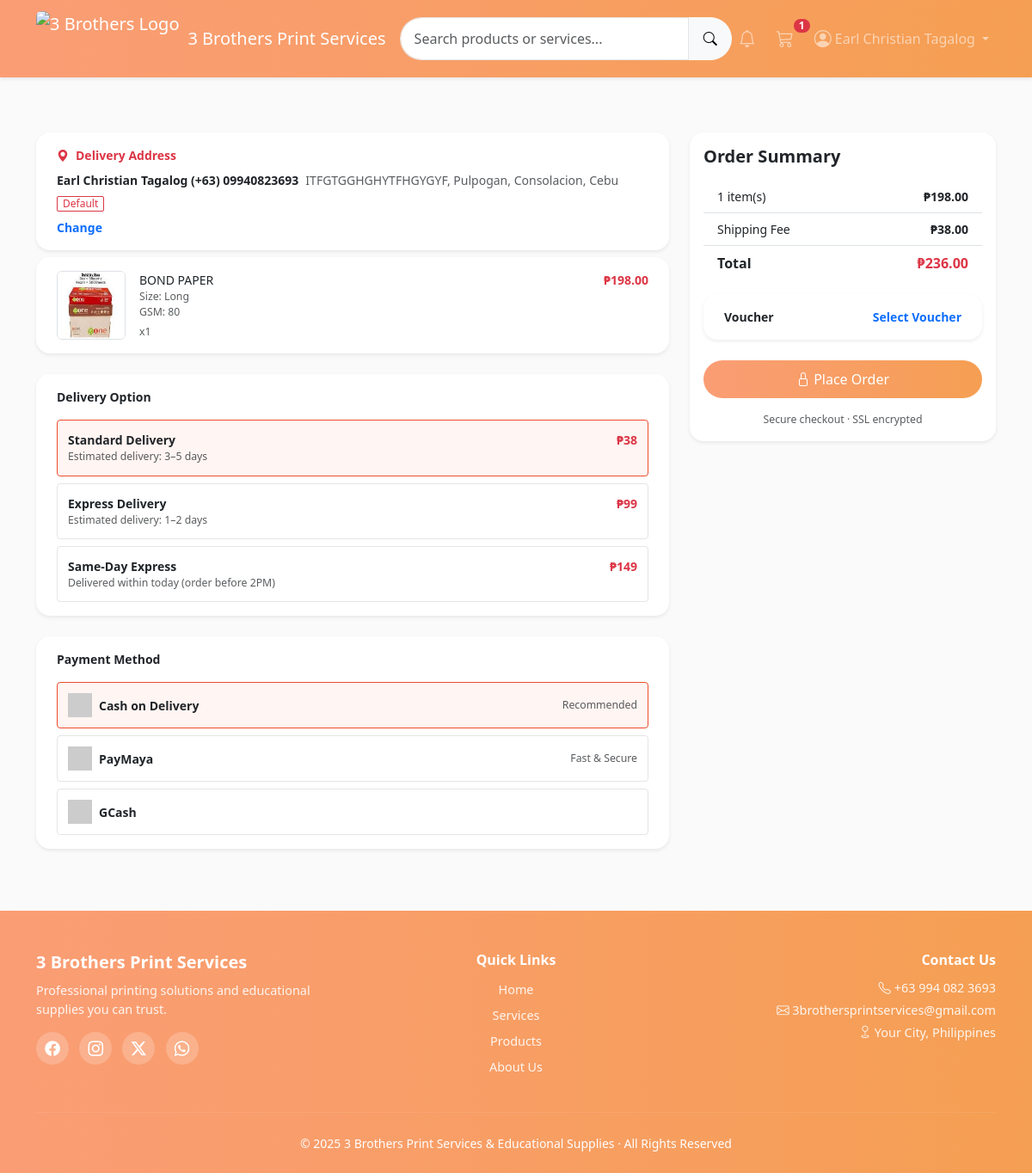
/checkout.php (signed in), run on the app's committed database.
### tables this page shows
CREATE TABLE `user_addresses` (
  `id` int(11) NOT NULL,
  `user_id` int(11) NOT NULL,
  `label` varchar(50) DEFAULT NULL,
  `full_name` varchar(100) DEFAULT NULL,
  `phone` varchar(20) DEFAULT NULL,
  `address` text DEFAULT NULL,
  `zip_code` varchar(20) DEFAULT NULL,
  `is_default` tinyint(1) DEFAULT 0,
  `created_at` timestamp NOT NULL DEFAULT current_timestamp(),
  `region_code` varchar(10) DEFAULT NULL,
  `region_name` varchar(100) DEFAULT NULL,
  `province_code` varchar(10) DEFAULT NULL,
  `province_name` varchar(100) DEFAULT NULL,
  `city_code` varchar(10) DEFAULT NULL,
  `city_name` varchar(100) DEFAULT NULL,
  `barangay_code` varchar(10) DEFAULT NULL,
  `barangay_name` varchar(100) DEFAULT NULL
);

CREATE TABLE `checkout_items` (
  `id` int(11) NOT NULL,
  `checkout_id` int(11) NOT NULL,
  `product_id` int(11) NOT NULL,
  `product_name` varchar(255) DEFAULT NULL,
  `product_image` varchar(255) DEFAULT NULL,
  `variant_type` varchar(100) DEFAULT NULL,
  `price` decimal(10,2) DEFAULT NULL,
  `quantity` int(11) DEFAULT NULL
);

### checkout.php (the view, shortened to what this page needs)
<?php
require "admin/database/db.php";
$user_id = $_SESSION['user_id'] ?? null;
$items = [];
$subtotal = 0;
$stmt = $conn->prepare("
    SELECT ci.*
    FROM checkout c
    JOIN checkout_items ci ON ci.checkout_id = c.id
    WHERE c.user_id = ?
");
$stmt->bind_param("i", $user_id);
$stmt->execute();
$result = $stmt->get_result();
while ($row = $result->fetch_assoc()) {
    $items[] = $row;
    $subtotal += $row['price'] * $row['quantity'];
}
?>
<?php include 'includes/header.php'; ?>
<?php
$defaultAddress = null;
$stmt = $conn->prepare("
    SELECT *
    FROM user_addresses
    WHERE user_id = ? AND is_default = 1
    LIMIT 1
");
$stmt->bind_param("i", $_SESSION['user_id']);
$stmt->execute();
$result = $stmt->get_result();
if ($result->num_rows > 0) {
    $defaultAddress = $result->fetch_assoc();
}
?>
<section class="py-5">
    <div class="container">
        <div class="row g-4">
            <div class="col-lg-8">
                <div class="card border-0 shadow-sm mb-2">
                    <div class="card-body px-4 py-3">
                        <div class="d-flex align-items-center mb-2">
                            <i class="bi bi-geo-alt-fill text-danger me-2"></i>
                            <span class="fw-semibold text-danger">Delivery Address</span>
                        </div>
                        <?php if ($defaultAddress): ?>
                        <div class="d-flex justify-content-between align-items-start flex-wrap gap-2">
                            <div class="d-flex flex-wrap align-items-center gap-2">
                                <span class="fw-semibold">
                                    <?= htmlspecialchars($defaultAddress['full_name']) ?>
                                    (+63) <?= htmlspecialchars($defaultAddress['phone']) ?>
                                </span>
                                <span class="text-muted">
                                    <?= htmlspecialchars($defaultAddress['address']) ?>,
                                    <?= htmlspecialchars($defaultAddress['barangay_name']) ?>,
                                    <?= htmlspecialchars($defaultAddress['city_name']) ?>,
                                    <?= htmlspecialchars($defaultAddress['province_name']) ?>
                                </span>
                                <span class="badge border border-danger text-danger fw-normal">
                                    Default
                                </span>
                            </div>
                            <a href="addresses.php" class="text-primary fw-semibold text-decoration-none">
                                Change
                            </a>
                        </div>
                        <?php endif; ?>
                    </div>
                </div>
                <?php foreach ($items as $item): ?>
                <div class="card border-0 shadow-sm mb-4">
                    <div class="card-body px-4 py-3">
                        <div class="d-flex align-items-start gap-3">
                            <img src="<?= htmlspecialchars($item['product_image']) ?>"
                                alt="<?= htmlspecialchars($item['product_name']) ?>" class="border rounded" width="80"
                                height="80" />
                            <div class="flex-grow-1">
                                <div class="fw-normal text-dark">
                                    <?= htmlspecialchars($item['product_name']) ?>
                                </div>
                                <div class="text-muted small">
                                    <?php
                                        $variants = json_decode($item['variant_type'], true);
                                        if (is_array($variants)) {
                                            foreach ($variants as $type => $data) {
                                                if (is_array($data) && isset($data['value'])) {
                                                    echo "<div>{$type}: {$data['value']}</div>";
                                                } else {
                                                    echo "<div>{$type}: {$data}</div>";
                                                }
                                            }
                                        } else {
                                            echo htmlspecialchars($item['variant_type']);
                                        }
                                    ?>
                                </div>
                                <div class="text-muted small mt-1">
                                    x<?= (int)$item['quantity'] ?>
                                </div>
                            </div>
                            <div class="text-end">
                                <div class="fw-semibold text-danger">
                                    ₱<?= number_format($item['price'] * $item['quantity'], 2) ?>
                                </div>
                            </div>
                        </div>
                    </div>
                </div>
                <?php endforeach; ?>
                <?php
$allowedSameDayCities = ['Cebu City', 'Consolacion', 'Liloan'];
$cityName = $defaultAddress['city_name'] ?? '';
$isSameDayAllowed = in_array($cityName, $allowedSameDayCities);
?>
                <div class="card border-0 shadow-sm mb-4">
                    <div class="card-body px-4 py-3">
                        <div class="fw-semibold mb-3">Delivery Option</div>
                        <label class="delivery-option d-flex justify-content-between align-items-start mb-2">
                            <div>
                                <div class="fw-semibold">Standard Delivery</div>
                                <div class="text-muted small">
                                    Estimated delivery: 3–5 days
                                </div>
                            </div>
                            <div class="fw-semibold text-danger">₱38</div>
                        </label>
                        <label class="delivery-option d-flex justify-content-between align-items-start mb-2">
                            <div>
                                <div class="fw-semibold">Express Delivery</div>
                                <div class="text-muted small">
                                    Estimated delivery: 1–2 days
                                </div>
                            </div>
                            <div class="fw-semibold text-danger">₱99</div>
                        </label>
                        <label class="delivery-option d-flex justify-content-between align-items-start
                   <?= !$isSameDayAllowed ? 'opacity-50' : '' ?>">
                            <div>
                                <div class="fw-semibold">
                                    Same-Day Express
                                </div>
                                <div class="text-muted small">
                                    <?php if ($isSameDayAllowed): ?>
                                    Delivered within today (order before 2PM)
                                    <?php else: ?>
                                    Available only in Cebu City, Consolacion, Liloan
                                    <?php endif; ?>
                                </div>
                            </div>
                            <div class="fw-semibold text-danger">₱149</div>
                        </label>
                    </div>
                </div>
                <div class="card border-0 shadow-sm mb-4">
                    <div class="card-body px-4 py-3">
                        <div class="fw-semibold mb-3">Payment Method</div>
                        <label class="payment-option d-flex justify-content-between align-items-center mb-2">
                            <div class="d-flex align-items-center gap-2">
                                <img src="https://via.placeholder.com/32" alt="COD">
                                <span class="fw-semibold">Cash on Delivery</span>
                            </div>
                            <span class="text-muted small">Recommended</span>
                        </label>
                        <label class="payment-option d-flex justify-content-between align-items-center mb-2">
                            <div class="d-flex align-items-center gap-2">
                                <img src="https://via.placeholder.com/32" alt="PayMaya">
                                <span class="fw-semibold">PayMaya</span>
                            </div>
                            <span class="text-muted small">Fast & Secure</span>
                        </label>
                        <label class="payment-option d-flex justify-content-between align-items-center">
                            <div class="d-flex align-items-center gap-2">
                                <img src="https://via.placeholder.com/32" alt="GCash">
                                <span class="fw-semibold">GCash</span>
                            </div>
                        </label>
                    </div>
                </div>
            </div>
            <div class="col-lg-4">
                <div class="card border-0 shadow-sm sticky-top order-summary-card" style="top: 90px">
                    <div class="card-body">
                        <h5 class="fw-semibold mb-3">Order Summary</h5>
                        <ul class="list-group list-group-flush mb-3">
                            <li class="list-group-item d-flex justify-content-between">
                                <span><?= count($items) ?> item(s)</span>
                                <strong id="subtotal">₱<?= number_format($subtotal, 2) ?></strong>
                            </li>
                            <li class="list-group-item d-flex justify-content-between">
                                <span>Shipping Fee</span>
                                <strong id="shippingFee">₱0.00</strong>
                            </li>
                            <li class="list-group-item d-flex justify-content-between fs-6">
                                <strong>Total</strong>
                                <strong class="text-danger" id="grandTotal">₱0.00</strong>
                            </li>
                        </ul>
                        <div class="card border-0 shadow-sm mb-4">
                            <div class="card-body px-4 py-3 d-flex justify-content-between align-items-center">
                                <span class="fw-semibold">Voucher</span>
                                <a href="#" class="text-primary fw-semibold text-decoration-none" data-bs-toggle="modal"
                                    data-bs-target="#voucherModal">
                                    Select Voucher
                                </a>
                            </div>
                        </div>
                        <form method="POST" action="place_order.php" id="checkoutForm">
                            <button class="btn btn-brand w-100" id="placeOrderBtn">
                                <i class="bi bi-lock"></i> Place Order
                            </button>
                            <small class="d-block text-center text-muted mt-3">
                                Secure checkout · SSL encrypted
                            </small>
                        </form>
                    </div>
                </div>
            </div>
        </div>
    </div>
</section>
<?php include 'includes/footer.php'; ?>

### css/style.css (style rules this page uses)
:root { --brand-gradient: linear-gradient(90deg, rgba(250, 157, 117, 1) 0%, rgba(245, 159, 83, 1) 100%); --brand-dark: #5a2f1d; --wizard-active: #f9a36b; --wizard-muted: #d9d9d9; --wizard-text-muted: #b5b5b5; }
body { font-family: "Segoe UI", Tahoma, Geneva, Verdana, sans-serif; background-color: #fafafa; }
.card, .card-body { position: relative; z-index: 1; }
.card { border: none; border-radius: 16px; }
.btn-brand { background: var(--brand-gradient); color: white; border: none; border-radius: 50px; padding: 10px 28px; }
.card-body { font-size: 14px; }
.badge { font-size: 12px; border-radius: 2px; padding: 2px 6px; }
.delivery-option { border: 1px solid #e5e5e5; border-radius: 4px; padding: 12px; cursor: pointer; font-size: 14px; transition: all 0.15s ease; }
.delivery-option input[type="radio"]:checked+div { color: inherit; }
.delivery-option input[type="radio"]:checked~div:last-child { color: #ee4d2d; }
.delivery-option:has(input[type="radio"]:checked) { border-color: #ee4d2d; background-color: #fff5f2; }
.payment-option { border: 1px solid #e5e5e5; border-radius: 4px; padding: 12px; cursor: pointer; font-size: 14px; transition: all 0.15s ease; }
.payment-option:has(input[type="radio"]:checked) { border-color: #ee4d2d; background-color: #fff5f2; }
.payment-option img { width: 28px; height: 28px; object-fit: contain; }
.btn-brand { background: var(--brand-gradient); color: white; border: none; }

### checkout.php (style rules this page uses)
.order-summary-card { position: sticky; top: 90px; z-index: 1; }

### data on the page
user_addresses: full_name "Earl Christian Tagalog", phone "09940823693", address "ITFGTGGHGHYTFHGYGYF", barangay_name "Pulpogan", city_name "Consolacion", province_name "Cebu"
checkout_items: product_image (picture), product_name "BOND PAPER", type "Size", value "Long", type "GSM", value "80", quantity "1", $item['price']*$item['quantity'] "198.00"

### other printed values
$cartCount "1"
$_SESSION['name'] "Earl Christian Tagalog"
count($items) "1"
$subtotal "198.00"
